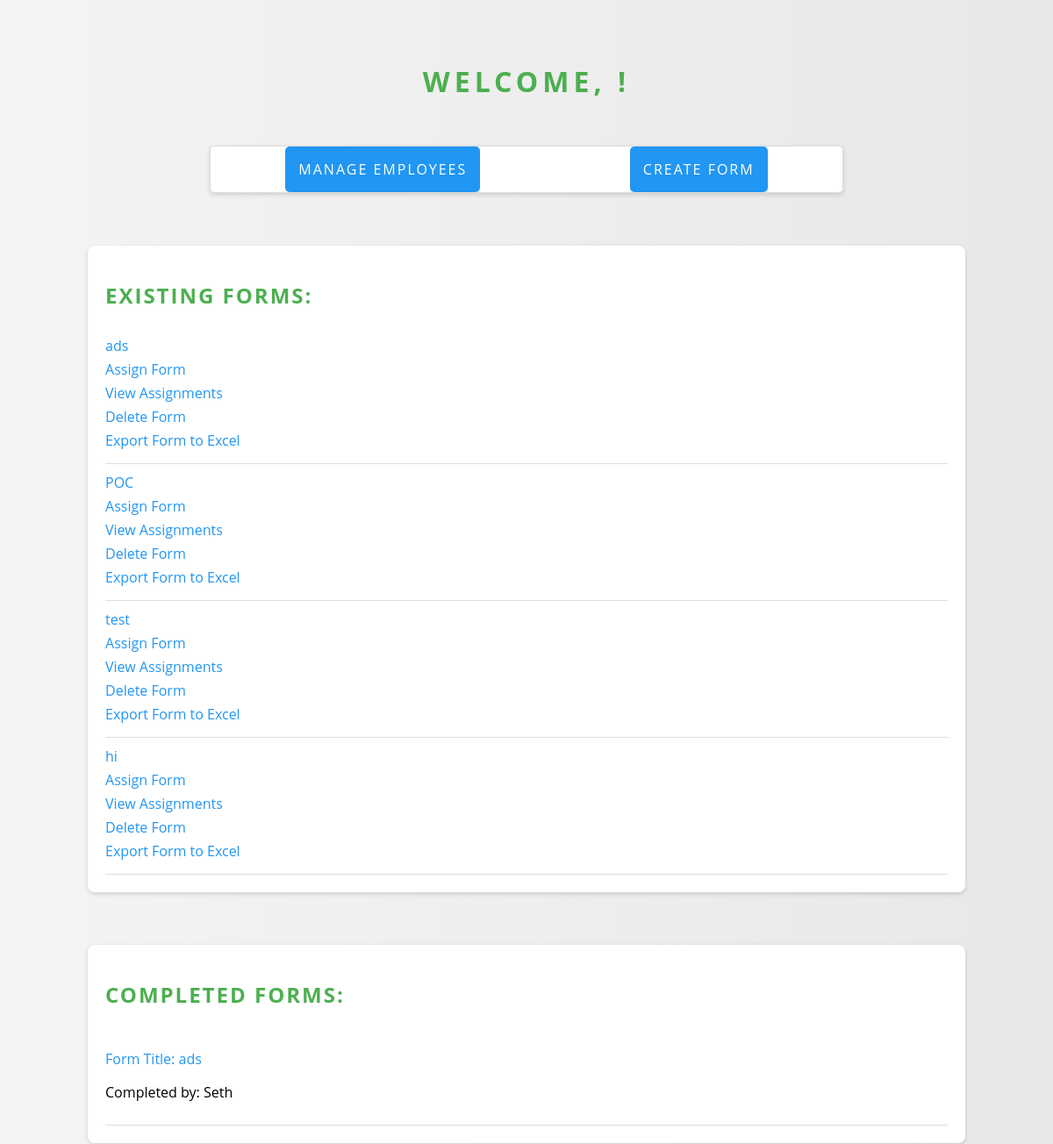
/admin_dashboard/ (upper part), run on an earlier commit of the app's database.
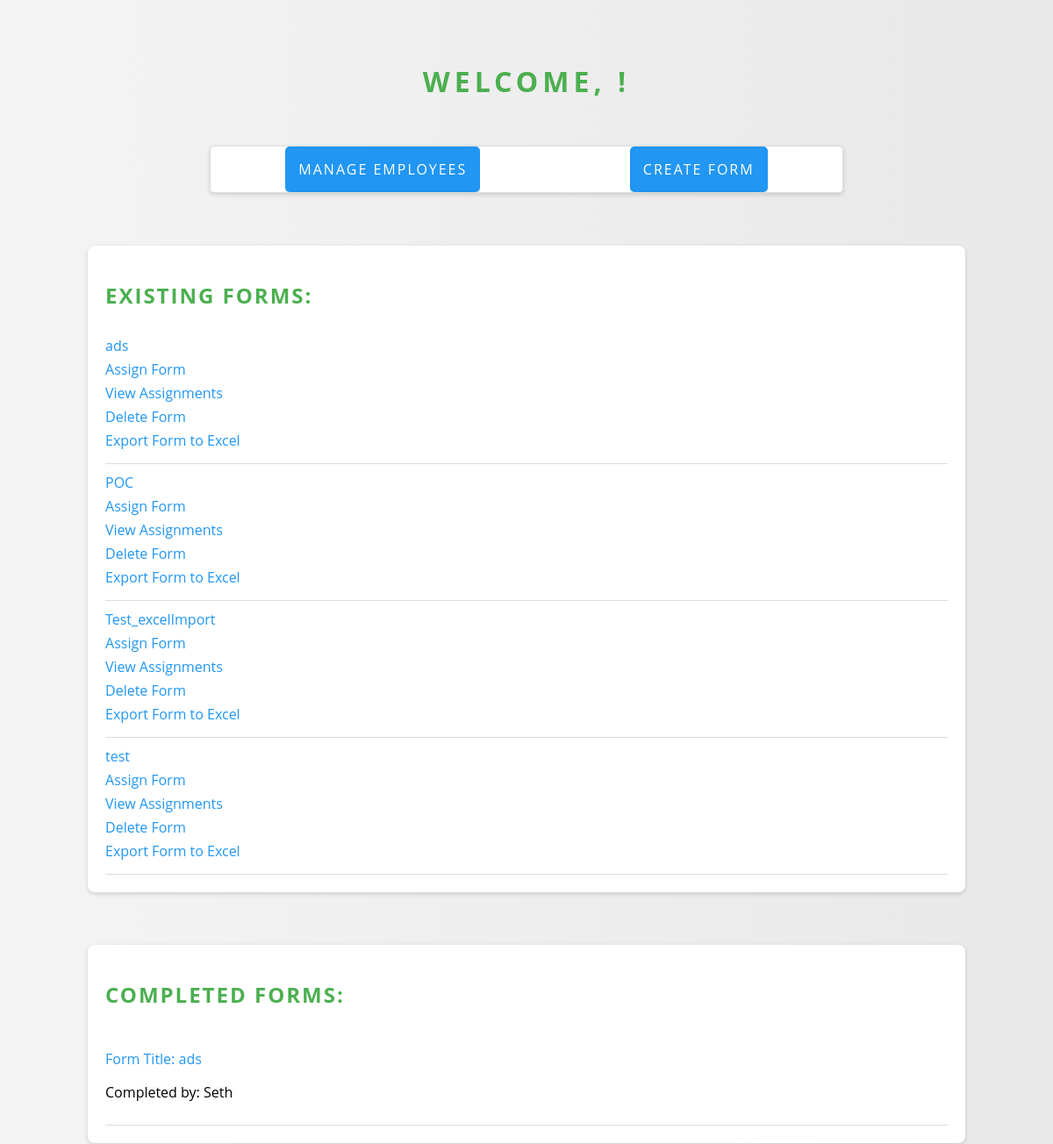
And on a later commit of the database.
### formapp/models.py (models this page shows)
class Form(models.Model):
    title = models.CharField(max_length=200)
    creator = models.ForeignKey(User, on_delete=models.CASCADE)
    creation_date = models.DateTimeField(auto_now_add=True)
    assigned_employees = models.ManyToManyField(Employee, through='FormAssignment')
    is_draft = models.BooleanField(default=False)  # New field
    total_score = models.DecimalField(max_digits=5, decimal_places=2, default=0.0)  # New field to store the overall form score

### formapp/views.py (the view)
# urls.py: path('admin_dashboard/', views.admin_dashboard, name='admin_dashboard'),
def admin_dashboard(request):
    forms = Form.objects.all()
    completed_form_assignments = FormAssignment.objects.filter(completed=True)
    completed_forms = []
    for assignment in completed_form_assignments:
        form_details = {
            'form_title': assignment.form.title,
            'employee_name': assignment.employee.user.username,
            'assignment_id': assignment.id,  # include assignment_id in form details
        }
        completed_forms.append(form_details)
    context = {
        'forms': forms,
        'completed_forms': completed_forms,
    }
    return render(request, 'formapp/admin_dashboard.html', context)

### formapp/templates/formapp/admin_dashboard.html (shortened to what this page needs)
<!DOCTYPE html>
{% load static %}
<html>
<head>
    <link rel="stylesheet" type="text/css" href="{% static 'formapp/admin_dashboard.css' %}">
</head>
<body>
    <h1>Welcome, {{ admin_name }}!</h1>
    <div class="quick-access">
        <a href="{% url 'admin_employee_management' %}">Manage Employees</a>
        <a href="{% url 'form_creation' %}">Create Form</a>
    </div>
    <div id="form-list">
        <h2>Existing Forms:</h2>
        {% for form in forms %}
        <div class="form-entry">
            <a href="{% url 'form_edit' form.id %}">{{ form.title }}</a>
            <a href="{% url 'form_assignment' form.id %}">Assign Form</a>
            <a href="{% url 'form_assignment_list' form.id %}">View Assignments</a>
            <a href="{% url 'delete_form' form.id %}">Delete Form</a>
            <a href="{% url 'export_form_to_excel' form.id %}">Export Form to Excel</a>
        </div>
    {% empty %}
        <p>No forms available</p>
    {% endfor %}
    </div>
    <div id="completed-form-list">
        <h2>Completed Forms:</h2>
        {% for form in completed_forms %}
            <div class="form-entry">
                <p><a href="{% url 'assignment_detail' form.assignment_id %}">Form Title: {{ form.form_title }}</a></p>
                <p>Completed by: {{ form.employee_name }}</p>
            </div>
        {% empty %}
            <p>No forms have been completed yet.</p>
        {% endfor %}
    </div>
</body>
</html>

### formapp/static/formapp/admin_dashboard.css (style rules this page uses)
body { font-family: 'Open Sans', Arial, sans-serif; background: linear-gradient(to right, #f4f4f4, #e8e8e8); margin: 0; padding: 0; height: 100vh; display: flex; flex-direction: column; align-items: center; }
h1 { color: #4CAF50; padding-top: 50px; font-size: 2em; text-transform: uppercase; letter-spacing: 5px; }
.quick-access { display: flex; justify-content: space-around; margin: 30px 0; width: 60%; border: 1px solid #ddd; border-radius: 5px; background-color: #fff; box-shadow: 0 2px 5px rgba(0, 0, 0, 0.15); }
.quick-access a { color: white; text-transform: uppercase; text-decoration: none; letter-spacing: 2px; padding: 15px; background-color: #2196F3; border-radius: 5px; transition: background-color 0.3s ease; }
#form-list, #completed-form-list, #visualizations { width: 80%; margin: 30px auto; padding: 20px; background-color: #fff; border-radius: 8px; box-shadow: 0 2px 5px rgba(0, 0, 0, 0.15); }
h2 { color: #4CAF50; margin-bottom: 20px; text-transform: uppercase; letter-spacing: 2px; }
.form-entry { border-bottom: 1px solid #ddd; padding: 10px 0; }
.form-entry a { display: block; margin-bottom: 5px; color: #2196F3; text-decoration: none; transition: color 0.3s ease; }
#completed-form-list .form-entry p { color: #000; }

What changed in the data, as far as the page shows it:
removed Form: title "hi"
added Form: title "Test_excelImport"
